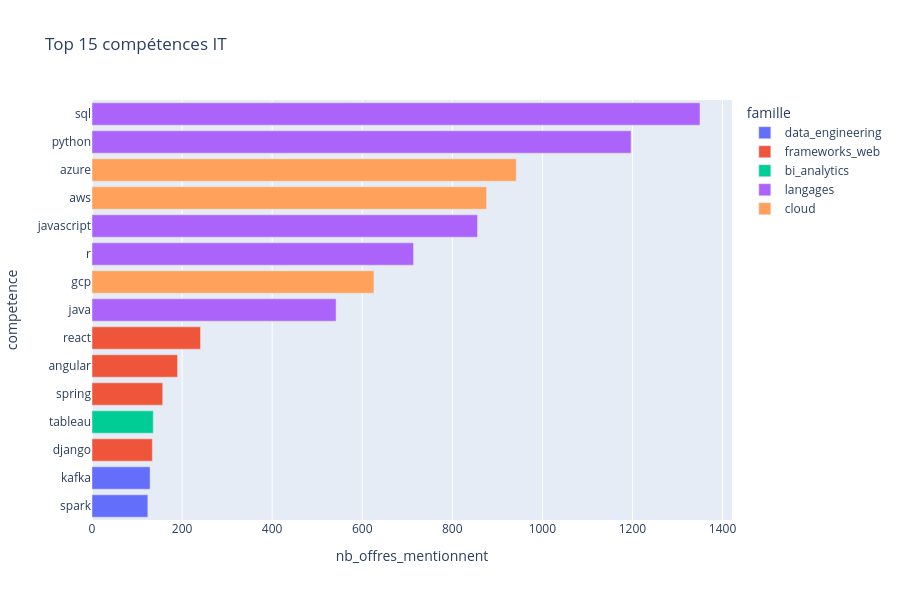

Notebook source saved alongside this figure:
### Code cell
# 2. Top 15 compétences
df_comp = pd.read_parquet('data_lake_root/gold/top_competences.parquet')
top15 = df_comp.groupby(['competence','famille'])['nb_offres_mentionnent'].sum().nlargest(15).reset_index()
top15 = top15.sort_values('nb_offres_mentionnent', ascending=True)
fig2 = px.bar(top15, y='competence', x='nb_offres_mentionnent', color='famille',
              orientation='h', title='Top 15 compétences IT')
fig2.update_layout(yaxis={'categoryorder':'total ascending'}, height=600)
fig2.show()

### Figure 1 — Plotly figure (JSON) as saved in the notebook; plotly's stock layout.template omitted (floating-point values rounded to 4 significant figures)
{"data": [{"hovertemplate": "famille=data_engineering<br>nb_offres_mentionnent=%{x}<br>competence=%{y}<extra></extra>", "legendgroup": "data_engineering", "marker": {"color": "#636efa", "pattern": {"shape": ""}}, "name": "data_engineering", "orientation": "h", "showlegend": true, "textposition": "auto", "type": "bar", "x": [124, 129], "xaxis": "x", "y": ["spark", "kafka"], "yaxis": "y"}, {"hovertemplate": "famille=frameworks_web<br>nb_offres_mentionnent=%{x}<br>competence=%{y}<extra></extra>", "legendgroup": "frameworks_web", "marker": {"color": "#EF553B", "pattern": {"shape": ""}}, "name": "frameworks_web", "orientation": "h", "showlegend": true, "textposition": "auto", "type": "bar", "x": [134, 157, 190, 241], "xaxis": "x", "y": ["django", "spring", "angular", "react"], "yaxis": "y"}, {"hovertemplate": "famille=bi_analytics<br>nb_offres_mentionnent=%{x}<br>competence=%{y}<extra></extra>", "legendgroup": "bi_analytics", "marker": {"color": "#00cc96", "pattern": {"shape": ""}}, "name": "bi_analytics", "orientation": "h", "showlegend": true, "textposition": "auto", "type": "bar", "x": [136], "xaxis": "x", "y": ["tableau"], "yaxis": "y"}, {"hovertemplate": "famille=langages<br>nb_offres_mentionnent=%{x}<br>competence=%{y}<extra></extra>", "legendgroup": "langages", "marker": {"color": "#ab63fa", "pattern": {"shape": ""}}, "name": "langages", "orientation": "h", "showlegend": true, "textposition": "auto", "type": "bar", "x": [542, 714, 856, 1197, 1350], "xaxis": "x", "y": ["java", "r", "javascript", "python", "sql"], "yaxis": "y"}, {"hovertemplate": "famille=cloud<br>nb_offres_mentionnent=%{x}<br>competence=%{y}<extra></extra>", "legendgroup": "cloud", "marker": {"color": "#FFA15A", "pattern": {"shape": ""}}, "name": "cloud", "orientation": "h", "showlegend": true, "textposition": "auto", "type": "bar", "x": [626, 876, 942], "xaxis": "x", "y": ["gcp", "aws", "azure"], "yaxis": "y"}], "layout": {"barmode": "relative", "height": 600, "legend": {"title": {"text": "famille"}, "tracegroupgap": 0}, "title": {"text": "Top 15 compétences IT"}, "xaxis": {"anchor": "y", "domain": [0, 1], "title": {"text": "nb_offres_mentionnent"}}, "yaxis": {"anchor": "x", "categoryorder": "total ascending", "domain": [0, 1], "title": {"text": "competence"}}}}
